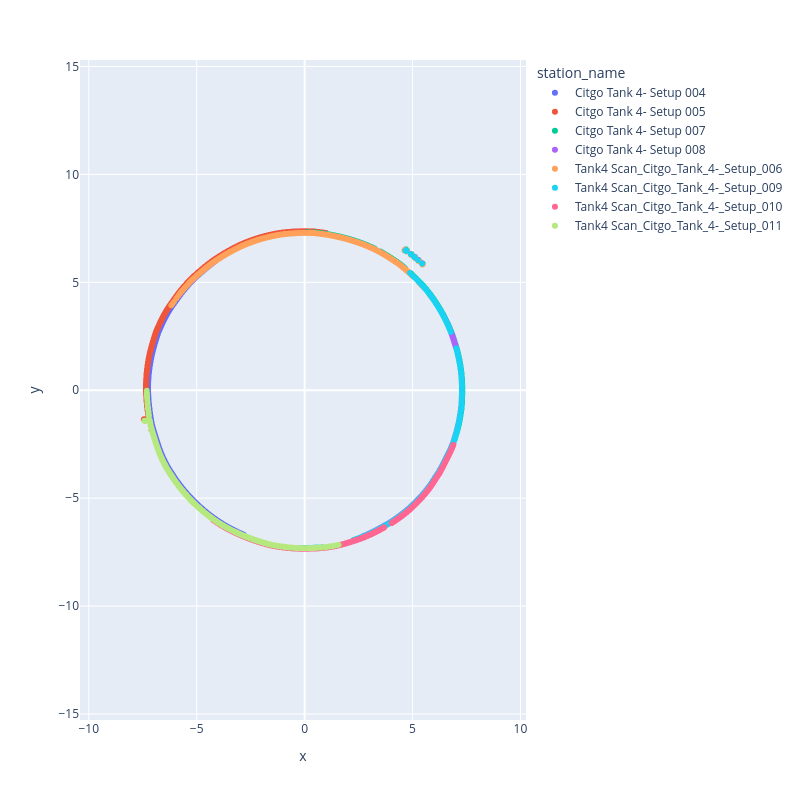

Notebook cell for this chart:
### Markdown cell above
# Visualise these slices

### Code cell
_ = bundle.draw_alignment_phase_1b()

### Figure 1 — Plotly figure (JSON) as saved in the notebook; plotly's stock layout.template omitted (floating-point values rounded to 4 significant figures; data arrays with more than 128 entries replaced by an {"elided": "..."} marker saying what was removed)
{"data": [{"hovertemplate": "station_name=Citgo Tank 4- Setup 004<br>x=%{x}<br>y=%{y}<extra></extra>", "legendgroup": "Citgo Tank 4- Setup 004", "marker": {"color": "#636efa", "symbol": "circle"}, "mode": "markers", "name": "Citgo Tank 4- Setup 004", "showlegend": true, "type": "scattergl", "x": {"elided": "8123 float values"}, "xaxis": "x", "y": {"elided": "8123 float values"}, "yaxis": "y"}, {"hovertemplate": "station_name=Citgo Tank 4- Setup 005<br>x=%{x}<br>y=%{y}<extra></extra>", "legendgroup": "Citgo Tank 4- Setup 005", "marker": {"color": "#EF553B", "symbol": "circle"}, "mode": "markers", "name": "Citgo Tank 4- Setup 005", "showlegend": true, "type": "scattergl", "x": {"elided": "14072 float values"}, "xaxis": "x", "y": {"elided": "14072 float values"}, "yaxis": "y"}, {"hovertemplate": "station_name=Citgo Tank 4- Setup 007<br>x=%{x}<br>y=%{y}<extra></extra>", "legendgroup": "Citgo Tank 4- Setup 007", "marker": {"color": "#00cc96", "symbol": "circle"}, "mode": "markers", "name": "Citgo Tank 4- Setup 007", "showlegend": true, "type": "scattergl", "x": {"elided": "19638 float values"}, "xaxis": "x", "y": {"elided": "19638 float values"}, "yaxis": "y"}, {"hovertemplate": "station_name=Citgo Tank 4- Setup 008<br>x=%{x}<br>y=%{y}<extra></extra>", "legendgroup": "Citgo Tank 4- Setup 008", "marker": {"color": "#ab63fa", "symbol": "circle"}, "mode": "markers", "name": "Citgo Tank 4- Setup 008", "showlegend": true, "type": "scattergl", "x": {"elided": "29058 float values"}, "xaxis": "x", "y": {"elided": "29058 float values"}, "yaxis": "y"}, {"hovertemplate": "station_name=Tank4 Scan_Citgo_Tank_4-_Setup_006<br>x=%{x}<br>y=%{y}<extra></extra>", "legendgroup": "Tank4 Scan_Citgo_Tank_4-_Setup_006", "marker": {"color": "#FFA15A", "symbol": "circle"}, "mode": "markers", "name": "Tank4 Scan_Citgo_Tank_4-_Setup_006", "showlegend": true, "type": "scattergl", "x": {"elided": "16744 float values"}, "xaxis": "x", "y": {"elided": "16744 float values"}, "yaxis": "y"}, {"hovertemplate": "station_name=Tank4 Scan_Citgo_Tank_4-_Setup_009<br>x=%{x}<br>y=%{y}<extra></extra>", "legendgroup": "Tank4 Scan_Citgo_Tank_4-_Setup_009", "marker": {"color": "#19d3f3", "symbol": "circle"}, "mode": "markers", "name": "Tank4 Scan_Citgo_Tank_4-_Setup_009", "showlegend": true, "type": "scattergl", "x": {"elided": "3743 float values"}, "xaxis": "x", "y": {"elided": "3743 float values"}, "yaxis": "y"}, {"hovertemplate": "station_name=Tank4 Scan_Citgo_Tank_4-_Setup_010<br>x=%{x}<br>y=%{y}<extra></extra>", "legendgroup": "Tank4 Scan_Citgo_Tank_4-_Setup_010", "marker": {"color": "#FF6692", "symbol": "circle"}, "mode": "markers", "name": "Tank4 Scan_Citgo_Tank_4-_Setup_010", "showlegend": true, "type": "scattergl", "x": {"elided": "20628 float values"}, "xaxis": "x", "y": {"elided": "20628 float values"}, "yaxis": "y"}, {"hovertemplate": "station_name=Tank4 Scan_Citgo_Tank_4-_Setup_011<br>x=%{x}<br>y=%{y}<extra></extra>", "legendgroup": "Tank4 Scan_Citgo_Tank_4-_Setup_011", "marker": {"color": "#B6E880", "symbol": "circle"}, "mode": "markers", "name": "Tank4 Scan_Citgo_Tank_4-_Setup_011", "showlegend": true, "type": "scattergl", "x": {"elided": "23623 float values"}, "xaxis": "x", "y": {"elided": "23623 float values"}, "yaxis": "y"}], "layout": {"height": 800, "legend": {"title": {"text": "station_name"}, "tracegroupgap": 0}, "margin": {"t": 60}, "title": {"text": ""}, "width": 800, "xaxis": {"anchor": "y", "domain": [0, 1], "range": [-10.41, 10.26], "title": {"text": "x"}}, "yaxis": {"anchor": "x", "domain": [0, 1], "range": [-10.29, 10.31], "scaleanchor": "x", "scaleratio": 1, "title": {"text": "y"}}}}
